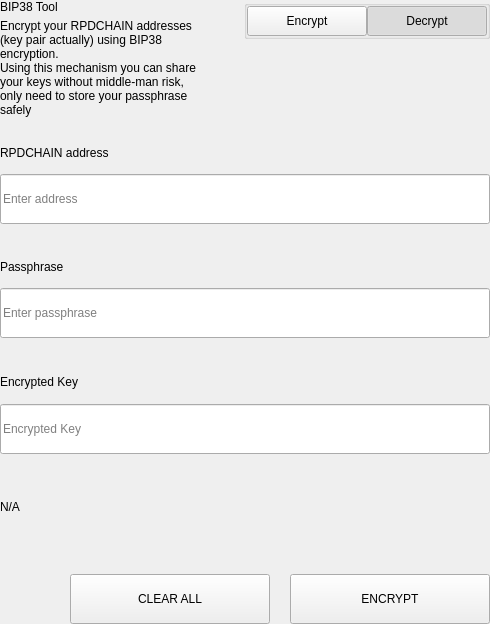
<?xml version="1.0" encoding="UTF-8"?>
<ui version="4.0">
 <class>SettingsBitToolWidget</class>
 <widget class="QWidget" name="SettingsBitToolWidget">
  <property name="geometry">
   <rect>
    <x>0</x>
    <y>0</y>
    <width>490</width>
    <height>624</height>
   </rect>
  </property>
  <property name="windowTitle">
   <string>Form</string>
  </property>
  <layout class="QVBoxLayout" name="verticalLayout">
   <property name="spacing">
    <number>0</number>
   </property>
   <property name="leftMargin">
    <number>0</number>
   </property>
   <property name="topMargin">
    <number>0</number>
   </property>
   <property name="rightMargin">
    <number>0</number>
   </property>
   <property name="bottomMargin">
    <number>0</number>
   </property>
   <item>
    <widget class="QWidget" name="left" native="true">
     <layout class="QVBoxLayout" name="verticalLayout_3">
      <property name="leftMargin">
       <number>0</number>
      </property>
      <property name="topMargin">
       <number>0</number>
      </property>
      <property name="rightMargin">
       <number>0</number>
      </property>
      <property name="bottomMargin">
       <number>0</number>
      </property>
      <item>
       <layout class="QVBoxLayout" name="verticalLayout_2">
        <property name="spacing">
         <number>0</number>
        </property>
        <item>
         <layout class="QHBoxLayout" name="horizontalLayout_3" stretch="3,1">
          <property name="spacing">
           <number>40</number>
          </property>
          <item>
           <layout class="QVBoxLayout" name="verticalLayoutTitle">
            <property name="spacing">
             <number>5</number>
            </property>
            <item>
             <widget class="QLabel" name="labelTitle">
              <property name="text">
               <string>BIP38 Tool</string>
              </property>
             </widget>
            </item>
            <item>
             <widget class="QLabel" name="labelSubtitle1">
              <property name="text">
               <string>Encrypt your RPDCHAIN addresses (key pair actually) using BIP38 encryption.
Using this mechanism you can share your keys without middle-man risk, only need to store your passphrase safely</string>
              </property>
              <property name="wordWrap">
               <bool>true</bool>
              </property>
             </widget>
            </item>
           </layout>
          </item>
          <item alignment="Qt::AlignTop">
           <widget class="QGroupBox" name="groupBox">
            <property name="title">
             <string/>
            </property>
            <property name="alignment">
             <set>Qt::AlignLeading|Qt::AlignLeft|Qt::AlignTop</set>
            </property>
            <layout class="QHBoxLayout" name="horizontalLayout_4">
             <property name="spacing">
              <number>0</number>
             </property>
             <property name="leftMargin">
              <number>0</number>
             </property>
             <property name="topMargin">
              <number>0</number>
             </property>
             <property name="rightMargin">
              <number>0</number>
             </property>
             <property name="bottomMargin">
              <number>0</number>
             </property>
             <item>
              <spacer name="horizontalSpacer">
               <property name="orientation">
                <enum>Qt::Horizontal</enum>
               </property>
               <property name="sizeHint" stdset="0">
                <size>
                 <width>40</width>
                 <height>20</height>
                </size>
               </property>
              </spacer>
             </item>
             <item>
              <widget class="QPushButton" name="pushLeft">
               <property name="minimumSize">
                <size>
                 <width>120</width>
                 <height>30</height>
                </size>
               </property>
               <property name="maximumSize">
                <size>
                 <width>120</width>
                 <height>30</height>
                </size>
               </property>
               <property name="focusPolicy">
                <enum>Qt::NoFocus</enum>
               </property>
               <property name="text">
                <string>Encrypt</string>
               </property>
               <property name="checkable">
                <bool>true</bool>
               </property>
               <property name="autoExclusive">
                <bool>true</bool>
               </property>
              </widget>
             </item>
             <item>
              <widget class="QPushButton" name="pushRight">
               <property name="minimumSize">
                <size>
                 <width>120</width>
                 <height>30</height>
                </size>
               </property>
               <property name="maximumSize">
                <size>
                 <width>120</width>
                 <height>30</height>
                </size>
               </property>
               <property name="focusPolicy">
                <enum>Qt::NoFocus</enum>
               </property>
               <property name="text">
                <string>Decrypt</string>
               </property>
               <property name="checkable">
                <bool>true</bool>
               </property>
               <property name="checked">
                <bool>true</bool>
               </property>
               <property name="autoExclusive">
                <bool>true</bool>
               </property>
              </widget>
             </item>
            </layout>
           </widget>
          </item>
         </layout>
        </item>
        <item>
         <widget class="QStackedWidget" name="stackedWidget">
          <property name="currentIndex">
           <number>1</number>
          </property>
          <widget class="QWidget" name="pageDecrypt">
           <layout class="QVBoxLayout" name="verticalLayout_5">
            <property name="spacing">
             <number>0</number>
            </property>
            <property name="leftMargin">
             <number>0</number>
            </property>
            <property name="topMargin">
             <number>0</number>
            </property>
            <property name="rightMargin">
             <number>0</number>
            </property>
            <property name="bottomMargin">
             <number>0</number>
            </property>
            <item>
             <widget class="QWidget" name="widget" native="true">
              <property name="minimumSize">
               <size>
                <width>0</width>
                <height>100</height>
               </size>
              </property>
              <layout class="QVBoxLayout" name="verticalLayout_4">
               <property name="spacing">
                <number>0</number>
               </property>
               <property name="leftMargin">
                <number>0</number>
               </property>
               <property name="topMargin">
                <number>0</number>
               </property>
               <property name="rightMargin">
                <number>0</number>
               </property>
               <property name="bottomMargin">
                <number>0</number>
               </property>
               <item>
                <spacer name="verticalSpacer_2">
                 <property name="orientation">
                  <enum>Qt::Vertical</enum>
                 </property>
                 <property name="sizeType">
                  <enum>QSizePolicy::Fixed</enum>
                 </property>
                 <property name="sizeHint" stdset="0">
                  <size>
                   <width>20</width>
                   <height>20</height>
                  </size>
                 </property>
                </spacer>
               </item>
               <item>
                <layout class="QHBoxLayout" name="horizontalLayout_6" stretch="2">
                 <property name="spacing">
                  <number>0</number>
                 </property>
                 <item>
                  <layout class="QVBoxLayout" name="verticalLayout_7">
                   <property name="spacing">
                    <number>9</number>
                   </property>
                   <item>
                    <widget class="QLabel" name="labelSubtitleKey">
                     <property name="minimumSize">
                      <size>
                       <width>0</width>
                       <height>20</height>
                      </size>
                     </property>
                     <property name="maximumSize">
                      <size>
                       <width>16777215</width>
                       <height>20</height>
                      </size>
                     </property>
                     <property name="text">
                      <string>Encrypted key</string>
                     </property>
                    </widget>
                   </item>
                   <item>
                    <widget class="QLineEdit" name="lineEditKey">
                     <property name="minimumSize">
                      <size>
                       <width>0</width>
                       <height>50</height>
                      </size>
                     </property>
                     <property name="maximumSize">
                      <size>
                       <width>16777215</width>
                       <height>50</height>
                      </size>
                     </property>
                     <property name="placeholderText">
                      <string>Enter a encrypted key</string>
                     </property>
                    </widget>
                   </item>
                  </layout>
                 </item>
                </layout>
               </item>
               <item>
                <spacer name="verticalSpacer_3">
                 <property name="orientation">
                  <enum>Qt::Vertical</enum>
                 </property>
                 <property name="sizeType">
                  <enum>QSizePolicy::Fixed</enum>
                 </property>
                 <property name="sizeHint" stdset="0">
                  <size>
                   <width>20</width>
                   <height>20</height>
                  </size>
                 </property>
                </spacer>
               </item>
               <item>
                <layout class="QVBoxLayout" name="verticalLayout_9">
                 <property name="spacing">
                  <number>9</number>
                 </property>
                 <item>
                  <widget class="QLabel" name="labelSubtitlePassphrase">
                   <property name="maximumSize">
                    <size>
                     <width>16777215</width>
                     <height>20</height>
                    </size>
                   </property>
                   <property name="text">
                    <string>Passphrase</string>
                   </property>
                  </widget>
                 </item>
                 <item>
                  <widget class="QLineEdit" name="lineEditPassphrase">
                   <property name="minimumSize">
                    <size>
                     <width>0</width>
                     <height>50</height>
                    </size>
                   </property>
                   <property name="maximumSize">
                    <size>
                     <width>16777215</width>
                     <height>50</height>
                    </size>
                   </property>
                   <property name="placeholderText">
                    <string>Enter a passphrase</string>
                   </property>
                  </widget>
                 </item>
                </layout>
               </item>
               <item>
                <spacer name="verticalSpacer_4">
                 <property name="orientation">
                  <enum>Qt::Vertical</enum>
                 </property>
                 <property name="sizeType">
                  <enum>QSizePolicy::Fixed</enum>
                 </property>
                 <property name="sizeHint" stdset="0">
                  <size>
                   <width>20</width>
                   <height>20</height>
                  </size>
                 </property>
                </spacer>
               </item>
               <item>
                <widget class="QWidget" name="widget_3" native="true">
                 <property name="sizePolicy">
                  <sizepolicy hsizetype="Preferred" vsizetype="Fixed">
                   <horstretch>0</horstretch>
                   <verstretch>0</verstretch>
                  </sizepolicy>
                 </property>
                 <layout class="QVBoxLayout" name="verticalLayout_10">
                  <property name="spacing">
                   <number>9</number>
                  </property>
                  <property name="leftMargin">
                   <number>0</number>
                  </property>
                  <property name="topMargin">
                   <number>0</number>
                  </property>
                  <property name="rightMargin">
                   <number>0</number>
                  </property>
                  <property name="bottomMargin">
                   <number>0</number>
                  </property>
                  <item>
                   <widget class="QLabel" name="labelSubtitleDecryptResult">
                    <property name="minimumSize">
                     <size>
                      <width>0</width>
                      <height>20</height>
                     </size>
                    </property>
                    <property name="maximumSize">
                     <size>
                      <width>16777215</width>
                      <height>20</height>
                     </size>
                    </property>
                    <property name="text">
                     <string>Decrypted address result</string>
                    </property>
                   </widget>
                  </item>
                  <item>
                   <widget class="QWidget" name="widget_4" native="true">
                    <layout class="QHBoxLayout" name="horizontalLayout" stretch="6,0,1">
                     <property name="spacing">
                      <number>0</number>
                     </property>
                     <property name="leftMargin">
                      <number>0</number>
                     </property>
                     <property name="topMargin">
                      <number>0</number>
                     </property>
                     <property name="rightMargin">
                      <number>0</number>
                     </property>
                     <property name="bottomMargin">
                      <number>0</number>
                     </property>
                     <item alignment="Qt::AlignVCenter">
                      <widget class="QLineEdit" name="lineEditDecryptResult">
                       <property name="minimumSize">
                        <size>
                         <width>0</width>
                         <height>50</height>
                        </size>
                       </property>
                       <property name="maximumSize">
                        <size>
                         <width>16777215</width>
                         <height>50</height>
                        </size>
                       </property>
                       <property name="placeholderText">
                        <string>Decrypted Address</string>
                       </property>
                      </widget>
                     </item>
                     <item>
                      <spacer name="horizontalSpacer_4">
                       <property name="orientation">
                        <enum>Qt::Horizontal</enum>
                       </property>
                       <property name="sizeType">
                        <enum>QSizePolicy::Fixed</enum>
                       </property>
                       <property name="sizeHint" stdset="0">
                        <size>
                         <width>20</width>
                         <height>50</height>
                        </size>
                       </property>
                      </spacer>
                     </item>
                     <item>
                      <widget class="QPushButton" name="pushButtonImport">
                       <property name="minimumSize">
                        <size>
                         <width>140</width>
                         <height>40</height>
                        </size>
                       </property>
                       <property name="text">
                        <string>Import Address</string>
                       </property>
                      </widget>
                     </item>
                    </layout>
                   </widget>
                  </item>
                 </layout>
                </widget>
               </item>
               <item>
                <widget class="QLabel" name="statusLabel_DEC">
                 <property name="maximumSize">
                  <size>
                   <width>16777215</width>
                   <height>40</height>
                  </size>
                 </property>
                 <property name="text">
                  <string/>
                 </property>
                </widget>
               </item>
               <item>
                <spacer name="verticalSpacer">
                 <property name="orientation">
                  <enum>Qt::Vertical</enum>
                 </property>
                 <property name="sizeType">
                  <enum>QSizePolicy::Preferred</enum>
                 </property>
                 <property name="sizeHint" stdset="0">
                  <size>
                   <width>20</width>
                   <height>20</height>
                  </size>
                 </property>
                </spacer>
               </item>
               <item>
                <layout class="QHBoxLayout" name="horizontalLayout_7">
                 <property name="spacing">
                  <number>0</number>
                 </property>
                 <item>
                  <spacer name="horizontalSpacer_5">
                   <property name="orientation">
                    <enum>Qt::Horizontal</enum>
                   </property>
                   <property name="sizeType">
                    <enum>QSizePolicy::Expanding</enum>
                   </property>
                   <property name="sizeHint" stdset="0">
                    <size>
                     <width>40</width>
                     <height>20</height>
                    </size>
                   </property>
                  </spacer>
                 </item>
                 <item>
                  <widget class="QPushButton" name="pushButtonDecryptClear">
                   <property name="minimumSize">
                    <size>
                     <width>200</width>
                     <height>50</height>
                    </size>
                   </property>
                   <property name="maximumSize">
                    <size>
                     <width>200</width>
                     <height>50</height>
                    </size>
                   </property>
                   <property name="text">
                    <string>CLEAR</string>
                   </property>
                  </widget>
                 </item>
                 <item>
                  <spacer name="horizontalSpacer_3">
                   <property name="orientation">
                    <enum>Qt::Horizontal</enum>
                   </property>
                   <property name="sizeType">
                    <enum>QSizePolicy::Fixed</enum>
                   </property>
                   <property name="sizeHint" stdset="0">
                    <size>
                     <width>20</width>
                     <height>20</height>
                    </size>
                   </property>
                  </spacer>
                 </item>
                 <item>
                  <widget class="QPushButton" name="pushButtonDecrypt">
                   <property name="minimumSize">
                    <size>
                     <width>200</width>
                     <height>50</height>
                    </size>
                   </property>
                   <property name="maximumSize">
                    <size>
                     <width>200</width>
                     <height>50</height>
                    </size>
                   </property>
                   <property name="text">
                    <string>DECRYPT KEY</string>
                   </property>
                  </widget>
                 </item>
                </layout>
               </item>
              </layout>
             </widget>
            </item>
           </layout>
          </widget>
          <widget class="QWidget" name="pageEncrypt">
           <layout class="QVBoxLayout" name="verticalLayout_11">
            <property name="spacing">
             <number>0</number>
            </property>
            <property name="leftMargin">
             <number>0</number>
            </property>
            <property name="topMargin">
             <number>0</number>
            </property>
            <property name="rightMargin">
             <number>0</number>
            </property>
            <property name="bottomMargin">
             <number>0</number>
            </property>
            <item>
             <spacer name="verticalSpacer_8">
              <property name="orientation">
               <enum>Qt::Vertical</enum>
              </property>
              <property name="sizeType">
               <enum>QSizePolicy::Fixed</enum>
              </property>
              <property name="sizeHint" stdset="0">
               <size>
                <width>20</width>
                <height>20</height>
               </size>
              </property>
             </spacer>
            </item>
            <item>
             <widget class="QWidget" name="containerAddressEnc" native="true">
              <layout class="QVBoxLayout" name="containerAddressEncLayout">
               <property name="spacing">
                <number>5</number>
               </property>
               <property name="leftMargin">
                <number>0</number>
               </property>
               <property name="topMargin">
                <number>0</number>
               </property>
               <property name="rightMargin">
                <number>0</number>
               </property>
               <property name="bottomMargin">
                <number>0</number>
               </property>
               <item>
                <widget class="QLabel" name="labelSubtitleAddress">
                 <property name="minimumSize">
                  <size>
                   <width>0</width>
                   <height>20</height>
                  </size>
                 </property>
                 <property name="maximumSize">
                  <size>
                   <width>16777215</width>
                   <height>20</height>
                  </size>
                 </property>
                 <property name="text">
                  <string>RPDCHAIN address</string>
                 </property>
                </widget>
               </item>
               <item>
                <widget class="QLineEdit" name="addressIn_ENC">
                 <property name="minimumSize">
                  <size>
                   <width>0</width>
                   <height>50</height>
                  </size>
                 </property>
                 <property name="placeholderText">
                  <string>Enter address</string>
                 </property>
                </widget>
               </item>
              </layout>
             </widget>
            </item>
            <item>
             <spacer name="verticalSpacer_6">
              <property name="orientation">
               <enum>Qt::Vertical</enum>
              </property>
              <property name="sizeType">
               <enum>QSizePolicy::Fixed</enum>
              </property>
              <property name="sizeHint" stdset="0">
               <size>
                <width>20</width>
                <height>20</height>
               </size>
              </property>
             </spacer>
            </item>
            <item>
             <widget class="QWidget" name="containerAddress" native="true">
              <layout class="QHBoxLayout" name="horizontalLayout_9" stretch="2">
               <property name="spacing">
                <number>0</number>
               </property>
               <property name="leftMargin">
                <number>0</number>
               </property>
               <property name="topMargin">
                <number>0</number>
               </property>
               <property name="rightMargin">
                <number>0</number>
               </property>
               <property name="bottomMargin">
                <number>0</number>
               </property>
               <item>
                <layout class="QVBoxLayout" name="verticalLayout_8">
                 <property name="spacing">
                  <number>5</number>
                 </property>
                 <item>
                  <widget class="QLabel" name="labelSubtitleMessage">
                   <property name="minimumSize">
                    <size>
                     <width>0</width>
                     <height>20</height>
                    </size>
                   </property>
                   <property name="maximumSize">
                    <size>
                     <width>16777215</width>
                     <height>20</height>
                    </size>
                   </property>
                   <property name="text">
                    <string>Passphrase</string>
                   </property>
                  </widget>
                 </item>
                 <item>
                  <widget class="QLineEdit" name="passphraseIn_ENC">
                   <property name="minimumSize">
                    <size>
                     <width>0</width>
                     <height>50</height>
                    </size>
                   </property>
                   <property name="maximumSize">
                    <size>
                     <width>16777215</width>
                     <height>50</height>
                    </size>
                   </property>
                   <property name="placeholderText">
                    <string>Enter passphrase</string>
                   </property>
                  </widget>
                 </item>
                </layout>
               </item>
              </layout>
             </widget>
            </item>
            <item>
             <spacer name="verticalSpacer_7">
              <property name="orientation">
               <enum>Qt::Vertical</enum>
              </property>
              <property name="sizeType">
               <enum>QSizePolicy::Fixed</enum>
              </property>
              <property name="sizeHint" stdset="0">
               <size>
                <width>20</width>
                <height>20</height>
               </size>
              </property>
             </spacer>
            </item>
            <item>
             <widget class="QWidget" name="widget_2" native="true">
              <property name="minimumSize">
               <size>
                <width>0</width>
                <height>75</height>
               </size>
              </property>
              <property name="maximumSize">
               <size>
                <width>16777215</width>
                <height>16777215</height>
               </size>
              </property>
              <layout class="QVBoxLayout" name="verticalLayout_6">
               <property name="leftMargin">
                <number>0</number>
               </property>
               <property name="topMargin">
                <number>0</number>
               </property>
               <property name="rightMargin">
                <number>0</number>
               </property>
               <property name="bottomMargin">
                <number>0</number>
               </property>
               <item>
                <widget class="QLabel" name="labelSubtitleEncryptedKey">
                 <property name="minimumSize">
                  <size>
                   <width>0</width>
                   <height>20</height>
                  </size>
                 </property>
                 <property name="maximumSize">
                  <size>
                   <width>16777215</width>
                   <height>20</height>
                  </size>
                 </property>
                 <property name="text">
                  <string>Encrypted Key</string>
                 </property>
                </widget>
               </item>
               <item>
                <widget class="QLineEdit" name="encryptedKeyOut_ENC">
                 <property name="minimumSize">
                  <size>
                   <width>0</width>
                   <height>50</height>
                  </size>
                 </property>
                 <property name="placeholderText">
                  <string>Encrypted Key</string>
                 </property>
                </widget>
               </item>
              </layout>
             </widget>
            </item>
            <item>
             <widget class="QLabel" name="statusLabel_ENC">
              <property name="text">
               <string notr="true">N/A</string>
              </property>
             </widget>
            </item>
            <item>
             <spacer name="verticalSpacer_5">
              <property name="orientation">
               <enum>Qt::Vertical</enum>
              </property>
              <property name="sizeType">
               <enum>QSizePolicy::Fixed</enum>
              </property>
              <property name="sizeHint" stdset="0">
               <size>
                <width>20</width>
                <height>20</height>
               </size>
              </property>
             </spacer>
            </item>
            <item>
             <layout class="QHBoxLayout" name="horizontalLayout_8">
              <property name="spacing">
               <number>0</number>
              </property>
              <item>
               <spacer name="horizontalSpacer_6">
                <property name="orientation">
                 <enum>Qt::Horizontal</enum>
                </property>
                <property name="sizeType">
                 <enum>QSizePolicy::Expanding</enum>
                </property>
                <property name="sizeHint" stdset="0">
                 <size>
                  <width>40</width>
                  <height>20</height>
                 </size>
                </property>
               </spacer>
              </item>
              <item>
               <widget class="QPushButton" name="pushButtonClear">
                <property name="minimumSize">
                 <size>
                  <width>200</width>
                  <height>50</height>
                 </size>
                </property>
                <property name="focusPolicy">
                 <enum>Qt::NoFocus</enum>
                </property>
                <property name="text">
                 <string>CLEAR ALL</string>
                </property>
               </widget>
              </item>
              <item>
               <spacer name="horizontalSpacer_2">
                <property name="orientation">
                 <enum>Qt::Horizontal</enum>
                </property>
                <property name="sizeType">
                 <enum>QSizePolicy::Fixed</enum>
                </property>
                <property name="sizeHint" stdset="0">
                 <size>
                  <width>20</width>
                  <height>20</height>
                 </size>
                </property>
               </spacer>
              </item>
              <item>
               <widget class="QPushButton" name="pushButtonEncrypt">
                <property name="minimumSize">
                 <size>
                  <width>200</width>
                  <height>50</height>
                 </size>
                </property>
                <property name="maximumSize">
                 <size>
                  <width>200</width>
                  <height>50</height>
                 </size>
                </property>
                <property name="focusPolicy">
                 <enum>Qt::NoFocus</enum>
                </property>
                <property name="text">
                 <string>ENCRYPT</string>
                </property>
               </widget>
              </item>
             </layout>
            </item>
           </layout>
          </widget>
         </widget>
        </item>
       </layout>
      </item>
     </layout>
    </widget>
   </item>
  </layout>
 </widget>
 <resources/>
 <connections/>
</ui>
